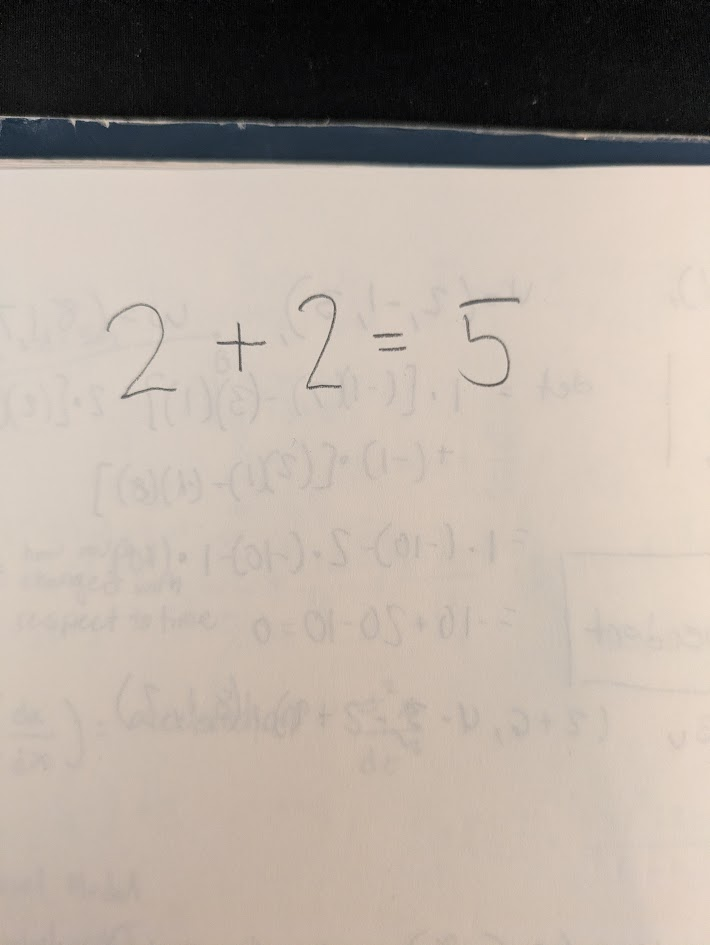
#> input picture samples/example-2plus2.png, 710 x 945 px
$ python page.py samples/example-2plus2.png out.png
#> lines starting #> are read from the running program, lines starting #| are printed output that depends on the picture; after the words box and inside, x2 and y2 are one past the last pixel; in counts of white or black regions, pixels touching at a corner belong together
### erase.py
"""Step 2: erase each wrong answer found by grade.py.

Usage:  python erase.py samples/example-2plus2.png
Needs out/<name>-graded.json from grade.py.

Saves out/<name>-erased.png and out/<name>-erase-compare.png (zoomed before/after).
It also writes each answer's exact ink box, height and baseline into the json
for the next step.
"""

import json
import sys
from pathlib import Path

import cv2
import numpy as np

PAD = 0.35      # how far past the ends of the box to look for ink, as a
                # fraction of the line's height
PAD_Y = 0.12    # and how far above and below it
INK_DELTA = 28  # how much darker than the paper a pixel must be to count as ink
EDGE_DELTA = 10  # fainter pixels touching real ink (stroke edges, light starts) also count


def paper_background(gray):
    """Estimate the blank paper: close (fills thin dark strokes), then smooth."""
    k = max(15, (min(gray.shape) // 40) | 1)
    closed = cv2.morphologyEx(gray, cv2.MORPH_CLOSE, cv2.getStructuringElement(cv2.MORPH_ELLIPSE, (k, k)))
    return cv2.GaussianBlur(closed, (0, 0), k / 3)


def ink_mask(gray, bg):
    diff = cv2.subtract(bg, gray)
    return (diff > INK_DELTA).astype(np.uint8) * 255, diff


def add_faint_edges(strokes, diff):
    near = cv2.dilate(strokes, cv2.getStructuringElement(cv2.MORPH_ELLIPSE, (9, 9)))
    return strokes | (((diff > EDGE_DELTA) & (near > 0)).astype(np.uint8) * 255)


# [147 lines left out: functions find_answer_ink, one_line, erase, compare_strip, main, not called in this run]


# [2 lines that do not run on import are left out]

### page.py
"""Step 0: find the sheet of paper in the photo and flatten it.

Usage:  python page.py <photo> [out.png]

A phone photo taken over a desk has the page at an angle, surrounded by whatever
else is in the frame. Everything after this has to point at exact places on the
page, and that is much harder when half the picture is a lap and the page is a
tilted quadrilateral. So: find the paper, straighten it, throw the rest away.

If no page can be found - a close-up with no visible edges, say - the photo is
left exactly as it is.
"""

import sys
from pathlib import Path

import cv2
import numpy as np

from erase import ink_mask, paper_background

KEEP = 0.97       # a crop must leave at least this much of the writing on the page
MIN_AREA = 0.20   # a shape smaller than this much of the frame is not the page
MAX_AREA = 0.99   # ...and one this big is just the frame itself


def page_corners(img):
    """The four corners of the sheet of paper, or None.

    The paper is the big bright thing. Its own edges are not reliable - a corner
    can be in shadow, or run off the side of the photo - so rather than hunting
    for a four-sided outline, take the bright region, wrap it in its convex hull
    and use the smallest rectangle that holds it. That survives a dark corner and
    comes out straight even when the page is at an angle.
    """
    h, w = img.shape[:2]
    small = cv2.resize(img, (w // 4, h // 4))
    gray = cv2.GaussianBlur(cv2.cvtColor(small, cv2.COLOR_BGR2GRAY), (0, 0), 2)

    mask = (gray > np.percentile(gray, 55)).astype(np.uint8) * 255
    mask = cv2.morphologyEx(mask, cv2.MORPH_CLOSE, np.ones((15, 15), np.uint8))
    contours, _ = cv2.findContours(mask, cv2.RETR_EXTERNAL, cv2.CHAIN_APPROX_SIMPLE)
    if not contours:
        return None
    rect = cv2.minAreaRect(cv2.convexHull(max(contours, key=cv2.contourArea)))
    corners = cv2.boxPoints(rect)
    area = cv2.contourArea(corners)
    if not MIN_AREA * gray.size < area < MAX_AREA * gray.size:
        return None
    return order_corners(corners * 4)


def order_corners(pts):
    """Top-left, top-right, bottom-right, bottom-left."""
    s, d = pts.sum(axis=1), np.diff(pts, axis=1).ravel()
    return np.array([pts[np.argmin(s)], pts[np.argmin(d)],
                     pts[np.argmax(s)], pts[np.argmax(d)]], np.float32)


def keeps_the_writing(img, corners):
    """Would this crop cut any writing off? A page running past the edge of the
    photo can be mistaken for a smaller one, and losing half a sum is far worse
    than leaving the photo as it came."""
    gray = cv2.cvtColor(img, cv2.COLOR_BGR2GRAY)
    bg = paper_background(gray)
    ink, _ = ink_mask(gray, bg)
    ink = ink & ((bg >= np.percentile(bg, 55)) * 255).astype(np.uint8)  # on paper only
    inside = np.zeros_like(ink)
    middle = corners.mean(axis=0)
    shrunk = (middle + (corners - middle) * 0.98).astype(np.int32)
    cv2.fillConvexPoly(inside, shrunk, 255)
    total = (ink > 0).sum()
    return total == 0 or ((ink > 0) & (inside > 0)).sum() / total >= KEEP


def flatten(img):
    """Crop to the page and square it up. Returns the photo unchanged if unsure."""
    corners = page_corners(img)
    if corners is None or not keeps_the_writing(img, corners):
        return img
    tl, tr, br, bl = corners
    w = int(max(np.linalg.norm(tr - tl), np.linalg.norm(br - bl)))
    h = int(max(np.linalg.norm(bl - tl), np.linalg.norm(br - tr)))
    if w < 200 or h < 200:
        return img
    target = np.array([[0, 0], [w, 0], [w, h], [0, h]], np.float32)
    return cv2.warpPerspective(img, cv2.getPerspectiveTransform(corners, target), (w, h))


def main():
    if not 2 <= len(sys.argv) <= 3:
        sys.exit("Usage: python page.py <photo> [out.png]")
    src = Path(sys.argv[1])
    dst = Path(sys.argv[2]) if len(sys.argv) == 3 else src
    img = cv2.imread(str(src), cv2.IMREAD_COLOR)
#> img is the input picture: shape (945, 710, 3); mean B, G, R 156.4, 166, 176.9
    out = flatten(img)
#> in page_corners, `gray = cv2.GaussianBlur(cv2.cvtColor(small, cv2.COLOR_BGR2GRAY), (0, 0..`:
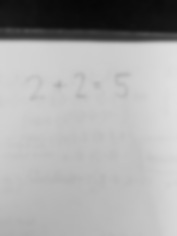
#> gray: shape (236, 177); min 7, max 224, mean 168.1
#> in page_corners, `mask = (gray > np.percentile(gray, 55)).astype(np.uint8) * 255`:
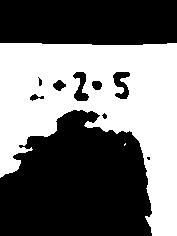
#> mask: shape (236, 177); 43.9% white; 2 white regions (1 under 20 px), largest, box (x1, y1, x2, y2) and area: (0, 43, 177, 236) 18331
#> in page_corners, `mask = cv2.morphologyEx(mask, cv2.MORPH_CLOSE, np.ones((15, 15), np.ui..`:
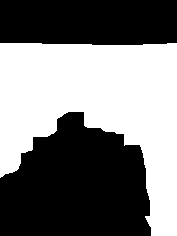
#> mask: shape (236, 177); 47% white; 1 white region
#> in page_corners, `contours, _ = cv2.findContours(mask, cv2.RETR_EXTERNAL, cv2.CHAIN_APPR..`: contours = 1 contour; box (x1, y1, x2, y2) and area: (0, 43, 177, 236) 19228
#> in page_corners, `rect = cv2.minAreaRect(cv2.convexHull(max(contours, key=cv2.contourAre..`: rect = ((88, 139), (192, 176), -90)
#> in page_corners, `corners = cv2.boxPoints(rect)`: corners = [[176, 235], [-5.88e-15, 235], [0, 43], [176, 43]]
#> in page_corners, `area = cv2.contourArea(corners)`: area = 33792
#> in order_corners, `s, d = pts.sum(axis=1), np.diff(pts, axis=1).ravel()`: s = [1644, 940, 172, 876]; d = [236, 940, 172, -532]
#> in flatten, `corners = page_corners(img)`: corners = [[0, 172], [704, 172], [704, 940], [-2.35e-14, 940]]
#> in paper_background, `closed = cv2.morphologyEx(gray, cv2.MORPH_CLOSE, cv2.getStructuringEle..`:
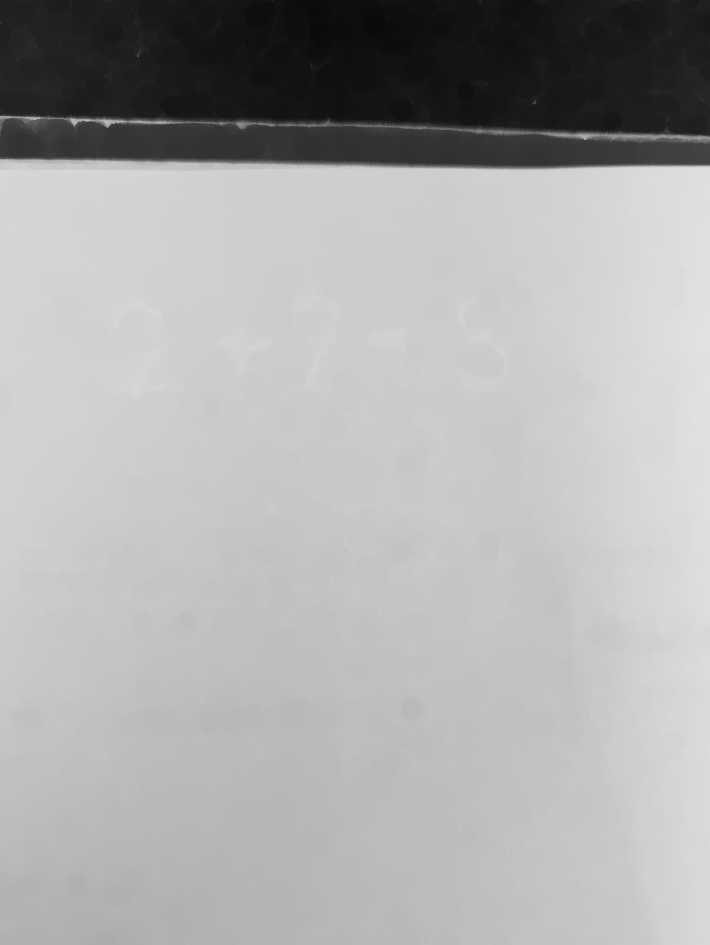
#> closed: shape (945, 710); min 10, max 226, mean 171
#> in keeps_the_writing, `ink, _ = ink_mask(gray, bg)`: ink: shape (945, 710); 1.1% white; 206 white regions (190 under 20 px), largest, box (x1, y1, x2, y2) and area: (0, 152, 710, 167) 3305, (553, 125, 710, 135) 590, (106, 303, 177, 399) 586
#> in keeps_the_writing, `ink = ink & ((bg >= np.percentile(bg, 55)) * 255).astype(np.uint8)`:
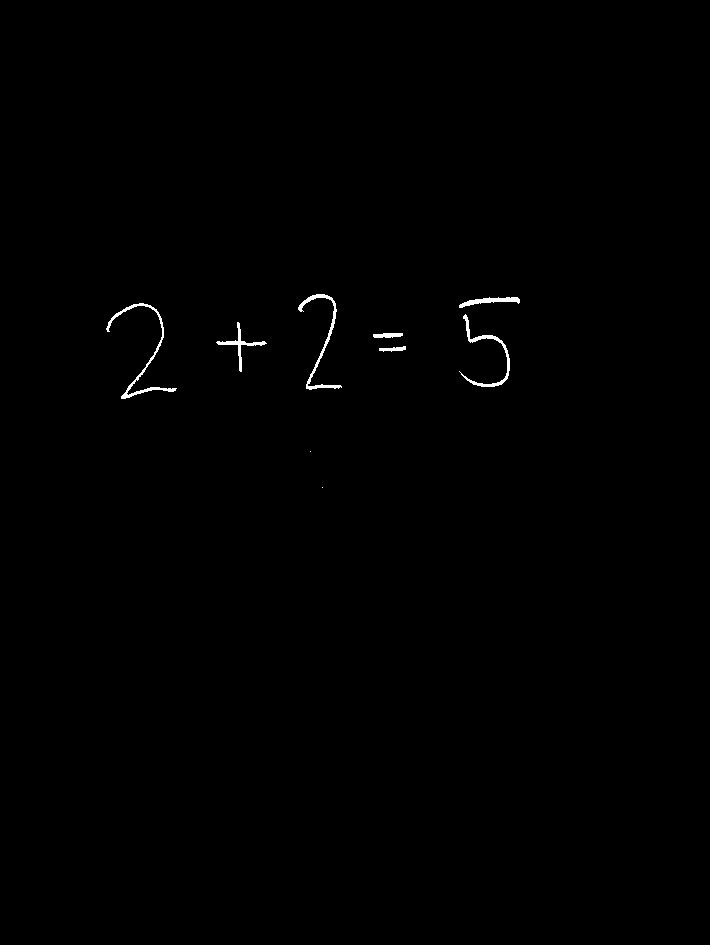
#> ink: shape (945, 710); 0.36% white; 9 white regions (2 under 20 px), largest, box (x1, y1, x2, y2) and area: (106, 303, 177, 399) 586, (298, 294, 342, 390) 526, (459, 314, 510, 387) 461
#> in keeps_the_writing, `middle = corners.mean(axis=0)`: middle = [352, 556]
#> in keeps_the_writing, `shrunk = (middle + (corners - middle) * 0.98).astype(np.int32)`: shrunk = [[7, 179], [696, 179], [696, 932], [7, 932]]
#> in keeps_the_writing, `cv2.fillConvexPoly(inside, shrunk, 255)`:
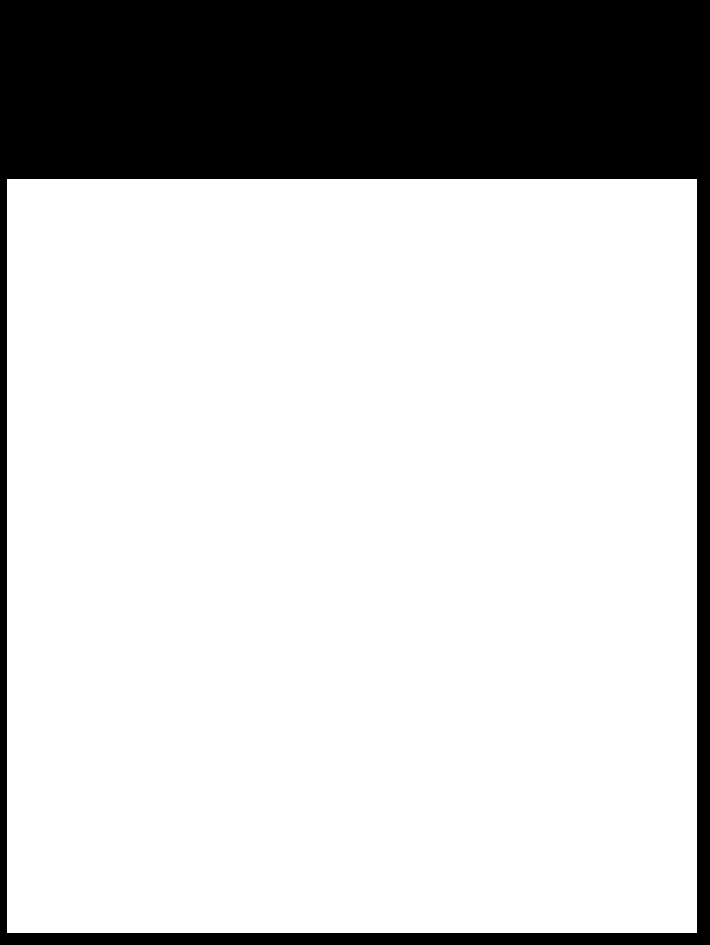
#> inside: shape (945, 710); 77.5% white; 1 black region, box (x1, y1, x2, y2) and area: (0, 0, 710, 945) 150690
#> in keeps_the_writing, `total = (ink > 0).sum()`: total = 2388
#> in flatten, `tl, tr, br, bl = corners`: tl = [0, 172]; tr = [704, 172]; br = [704, 940]; bl = [-2.35e-14, 940]
#> in flatten, `w = int(max(np.linalg.norm(tr - tl), np.linalg.norm(br - bl)))`: w = 704
#> in flatten, `h = int(max(np.linalg.norm(bl - tl), np.linalg.norm(br - tr)))`: h = 768
#> in flatten, `target = np.array([[0, 0], [w, 0], [w, h], [0, h]], np.float32)`: target = [[0, 0], [704, 0], [704, 768], [0, 768]]
#> in flatten, `return cv2.warpPerspective(img, cv2.getPerspectiveTransform(corners, t..`:
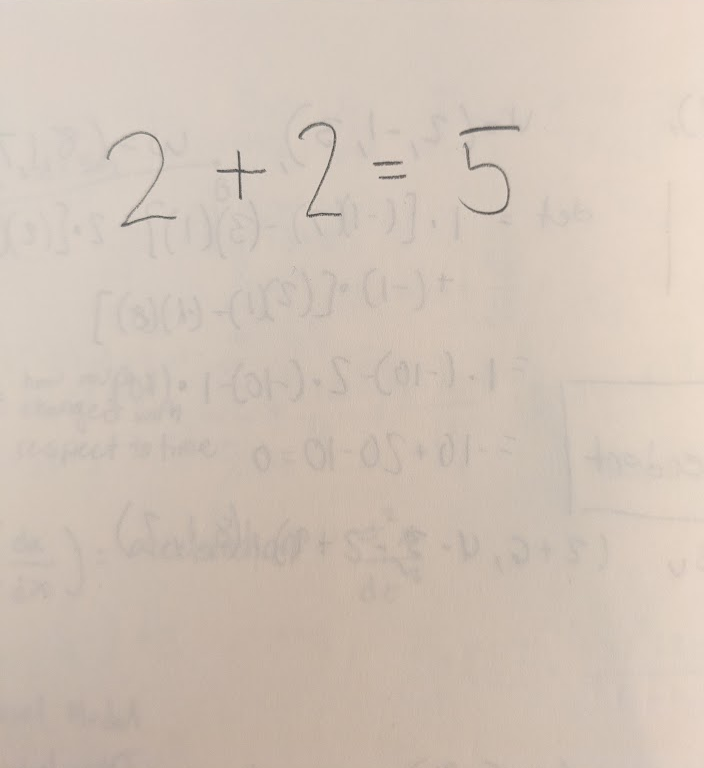
#> returned value: shape (768, 704, 3); mean of channels 0, 1, 2 183.1, 195.2, 208.9; drawn as B, G, R
    cv2.imwrite(str(dst), out)
    if out.shape == img.shape:
        print("Using the photo as it is: no clear page edges, or a crop would "
              "have cut off some of the writing.")
    else:
        print(f"Page found: {img.shape[1]}x{img.shape[0]} photo -> {out.shape[1]}x{out.shape[0]} page")
#| Page found: 710x945 photo -> 704x768 page


if __name__ == "__main__":
    main()
